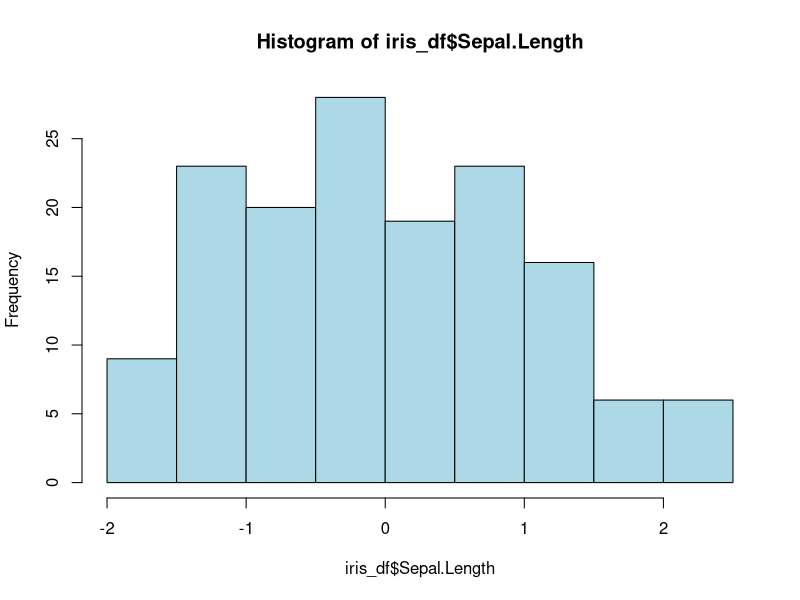
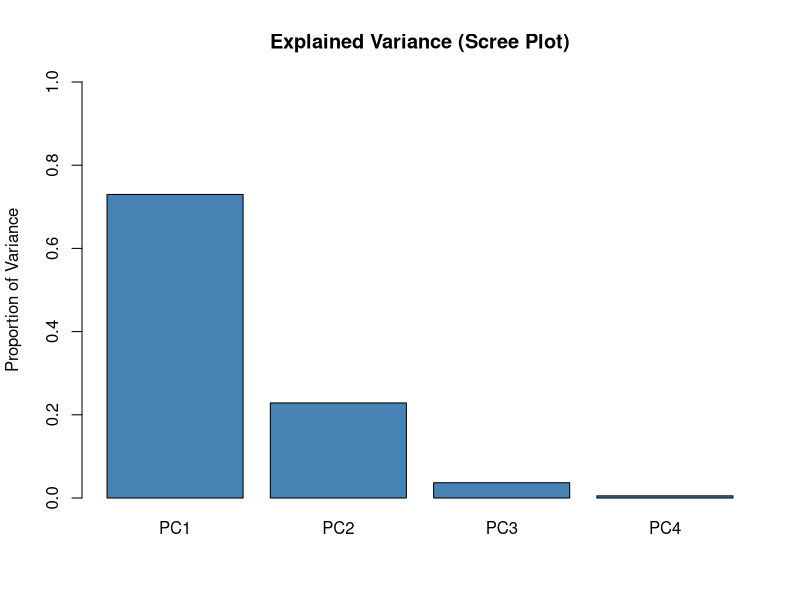
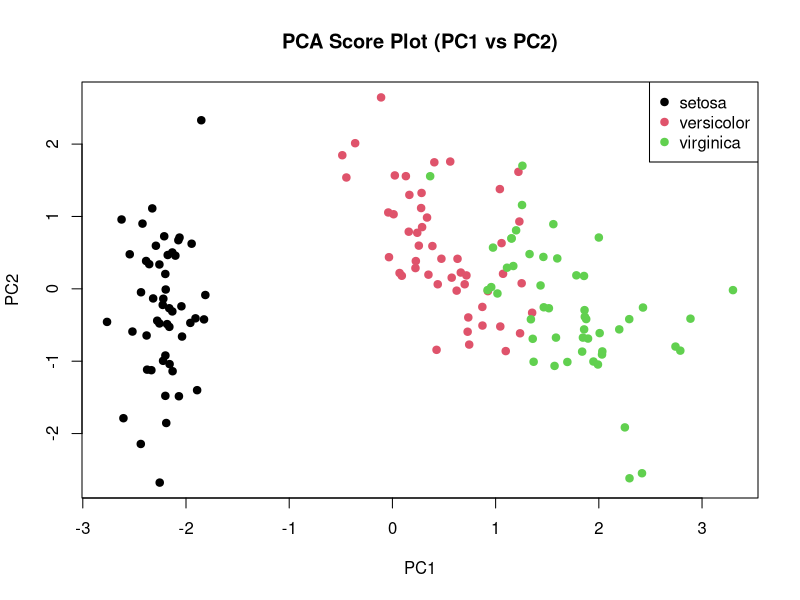
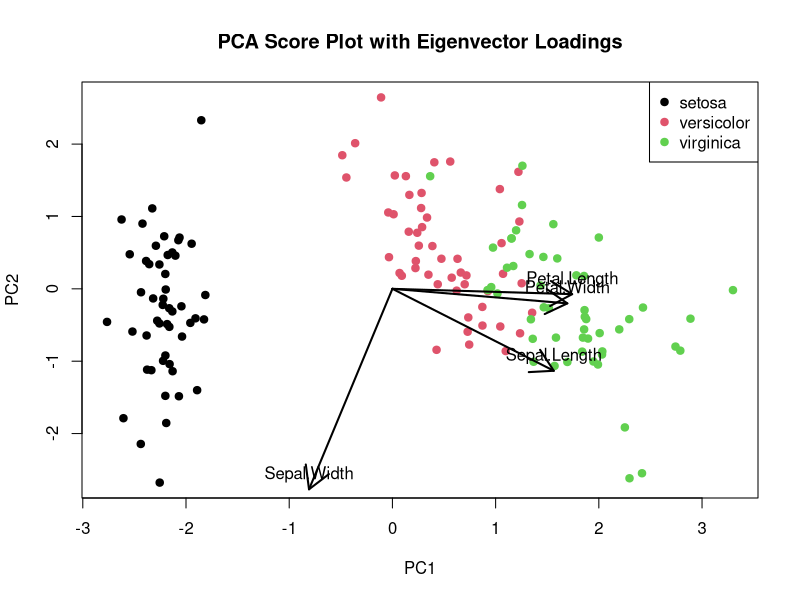
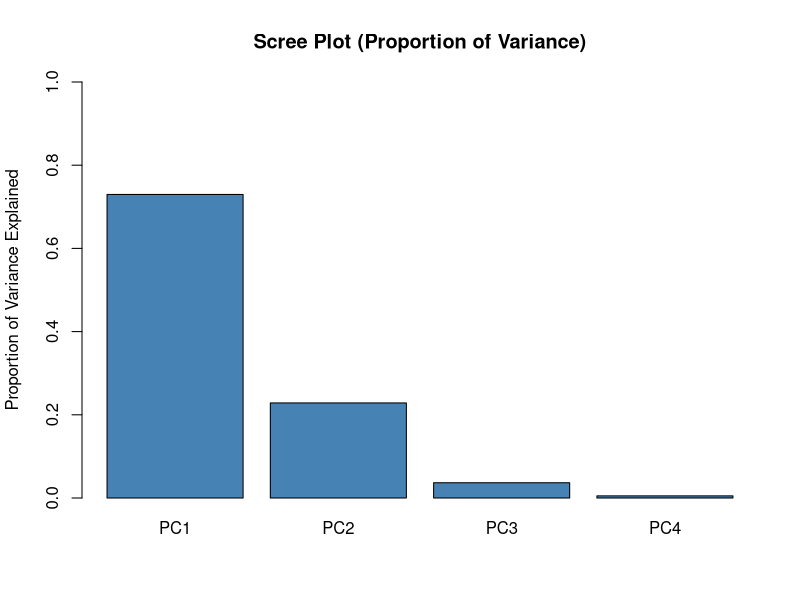
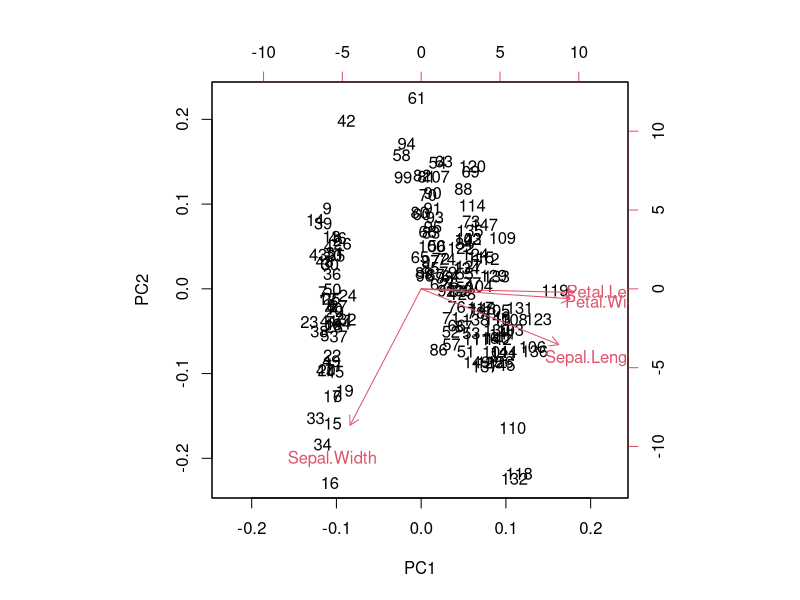
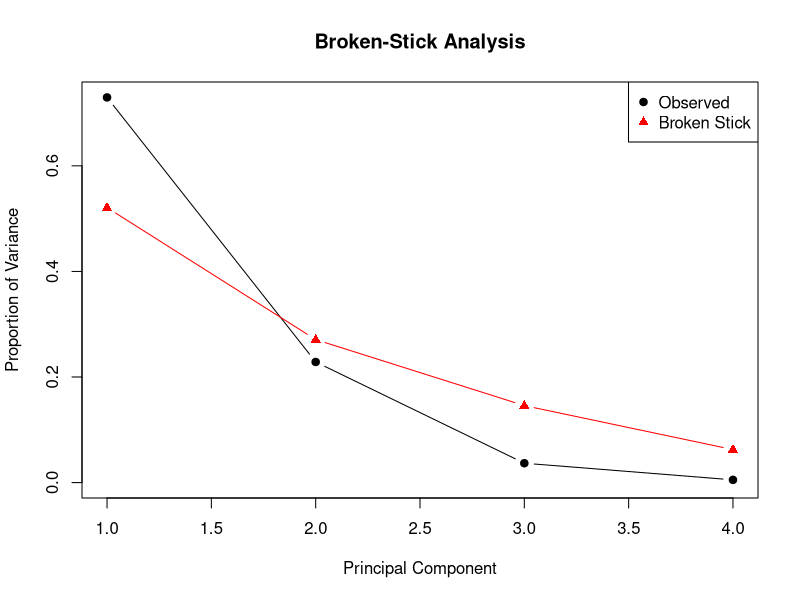

Reproduce these figures in R, in order.
##############################
# Principal Component Analysis
# Christian Supsup
# 14 June 2026
#############################

## Multivariate Analysis (Unconstrained and Constrained)
## A. Unconstrained (e.g., Principal Component Analysis
##        and Non-metric Multidimensional Scaling)
## B. Constrained (e.g., Canonical Correspondence Analysis)

## Principal Component Analysis (PCA) - is dimensionality reduction technique 
## that transforms a set of correlated variables into a smaller set of 
## uncorrelated variables called principal components (PCs).

## PCA Goal:
## - Reduce the number of variables
## - Remove redundancy due to correlation
## - Retain as much variation (information) as possible
## - Facilitate visualization and interpretation

## Steps:
## A. Standardization
## B. Correlation matrix
## C. Eigen decomposition and explained variance
## D. Scree plot
## E. PCA biplot
## F. PCA with prcomp()
## G. Broken-stick analysis
## H. Interpretation

######################
## A. Subset and scale
######################
## Load the Iris dataset
data(iris)

## Select only the numeric variables
iris_data <- iris[, 1:4]

## Standardize
iris_scaled <- scale(iris_data)

## Check means
colMeans(iris_scaled)

## Check histogram
iris_df <- as.data.frame(iris_scaled)
hist(iris_df$Sepal.Length, col = "lightblue")

######################
## B. Correlation matrix
######################
## Compute pairwise correlation betwee variables
## PCA is based on finding structure in how variables co-vary
cor_mat <- cor(iris_scaled)

round(cor_mat, 2)

######################
## C. Eigen decomposition and explained variance
######################
## Solves for:
## - eigenvectors = directions of maximum variation
## - eigenvalues = amount of variation in each direction

eig <- eigen(cor_mat)

## Compute proportion of variance
prop_var <- eig$values / sum(eig$values)

## Converts eigenvalues into percentages of total variance
prop_var_per <- (eig$values / sum(eig$values)) * 100

## Comptute PC scores
eig_vec <- eig$vectors
scores <- iris_scaled %*% eig_vec

head(scores)

######################
## D. Scree plot
######################
## Scree plot
barplot(prop_var,
        names.arg = paste0("PC", 1:4),
        ylim = c(0, 1),
        col = "steelblue",
        main = "Explained Variance (Scree Plot)",
        ylab = "Proportion of Variance")

######################
## E. PCA biplot
######################
plot(scores[,1], scores[,2],
     xlab = "PC1",
     ylab = "PC2",
     main = "PCA Score Plot (PC1 vs PC2)",
     pch = 19,
     col = iris$Species)
legend("topright",
       legend = levels(iris$Species),
       col = 1:3,
       pch = 19)

## Get eigenvectors for PC1 and 2
loadings <- eig$vectors[, 1:2]

## Scale to match PC scores
load_scale <- 3  # adjust for visibility
loadings_scaled <- loadings * load_scale

## Recreate biplot
plot(scores[,1], scores[,2],
     xlab = "PC1",
     ylab = "PC2",
     main = "PCA Score Plot with Eigenvector Loadings",
     pch = 19,
     col = iris$Species)

## Add points legend
legend("topright",
       legend = levels(iris$Species),
       col = 1:3,
       pch = 19)

## Add eigenvector arrows
arrows(0, 0,
       loadings_scaled[,1],
       loadings_scaled[,2],
       col = "black",
       lwd = 2)

## Add labels for variables
text(loadings_scaled[,1],
     loadings_scaled[,2],
     labels = colnames(iris_data),
     col = "black",
     pos = 3)

######################
## F. PCA with prcomp()
######################
## Run PCA
pca <- prcomp(iris_data, scale. = TRUE)

## Scree plot
eig_values <- pca$sdev^2
prop_var <- eig_values / sum(eig_values)
prop_var

barplot(prop_var,
        names.arg = paste0("PC", 1:length(prop_var)),
        ylim = c(0, 1),
        col = "steelblue",
        main = "Scree Plot (Proportion of Variance)",
        ylab = "Proportion of Variance Explained")

## Biplot
biplot(pca)

######################
## G. Broken-stick
######################

## p = number of variables
## k = component index

## Function
broken_stick <- function(p){
  sapply(1:p, function(k){
    sum(1 / (k:p)) / p
  })
}

bs <- broken_stick(ncol(iris[,1:4]))
bs

## Combine observed and broken stick variance
comparison <- data.frame(
  PC = paste0("PC", 1:4),
  Observed = prop_var,
  BrokenStick = bs
)

comparison

## Plot
plot(prop_var,
     type = "b",
     pch = 19,
     ylim = c(0, max(prop_var)),
     xlab = "Principal Component",
     ylab = "Proportion of Variance",
     main = "Broken-Stick Analysis")

lines(bs,
      type = "b",
      pch = 17,
      col = "red")

legend("topright",
       legend = c("Observed", "Broken Stick"),
       pch = c(19, 17),
       col = c("black", "red"))


######################
## H. Interpretation
######################

## Variance explained (eigenvalues)
## Scree plot / broken-stick
## Loadings (which variables matter?)
## Signs and magnitudes of loadings
## PC score plot (clusters, outliers)
## Biplot (variable relationships)
## Biological or practical meaning of each principal component


## Assignment
# https://arleyc.github.io/PCAtest/
# https://peerj.com/articles/12967/
